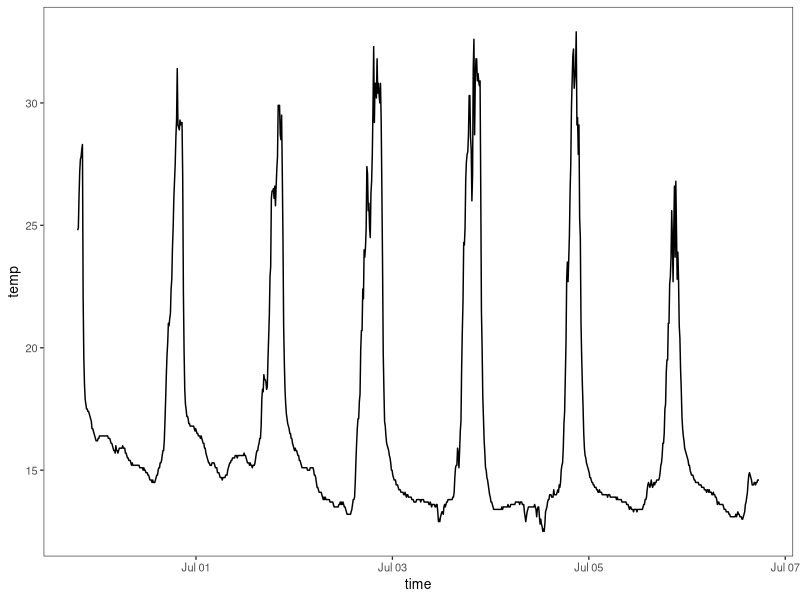
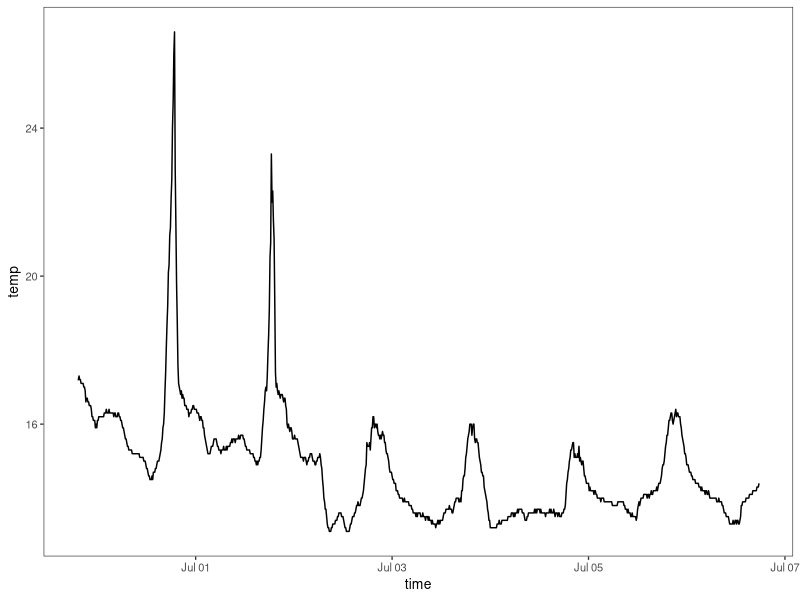
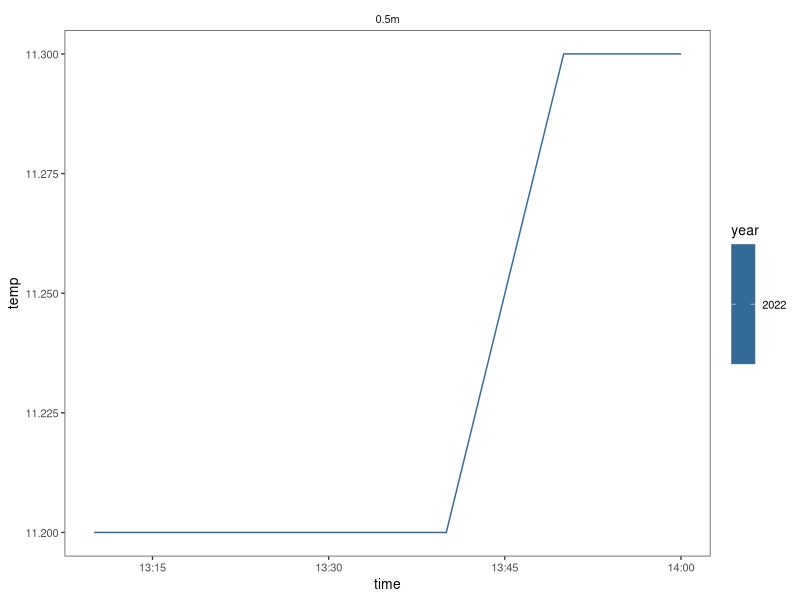
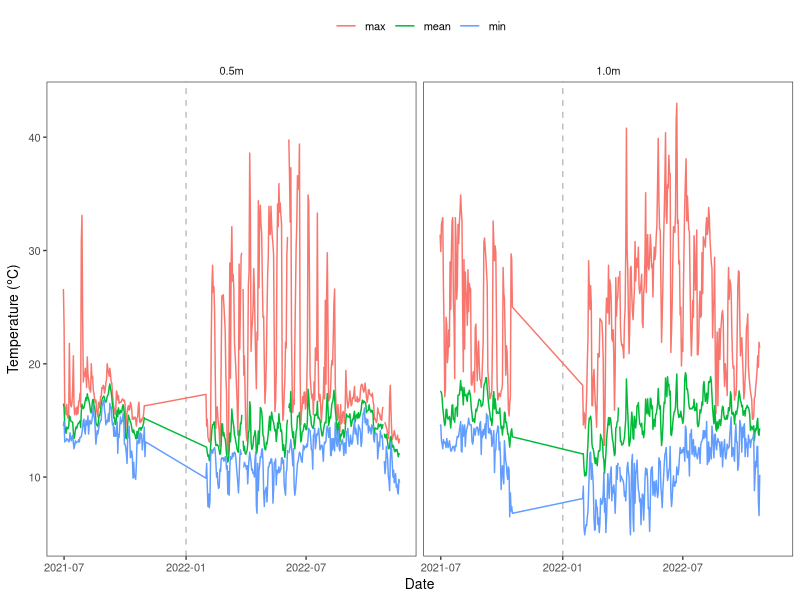
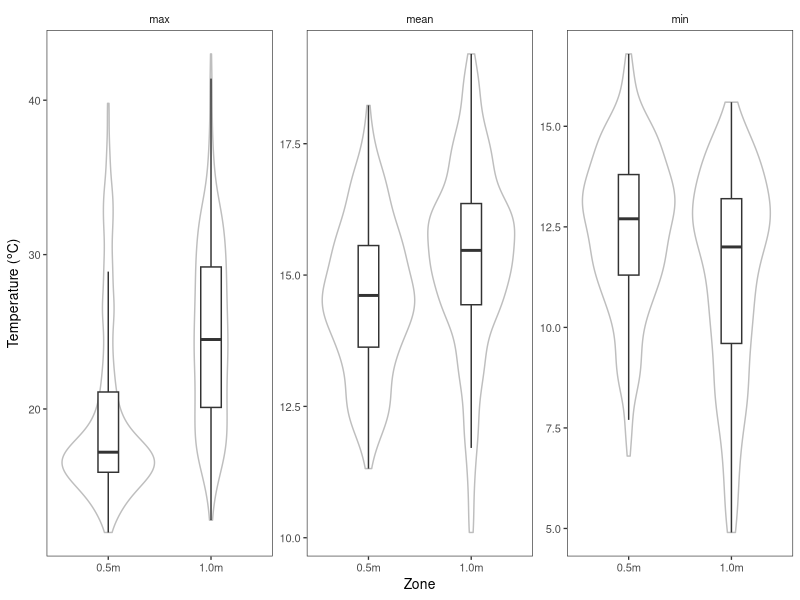
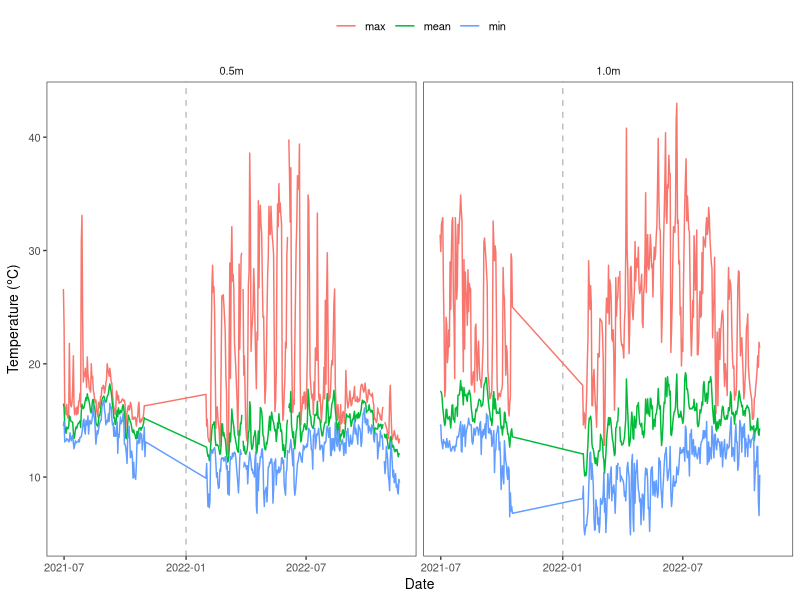
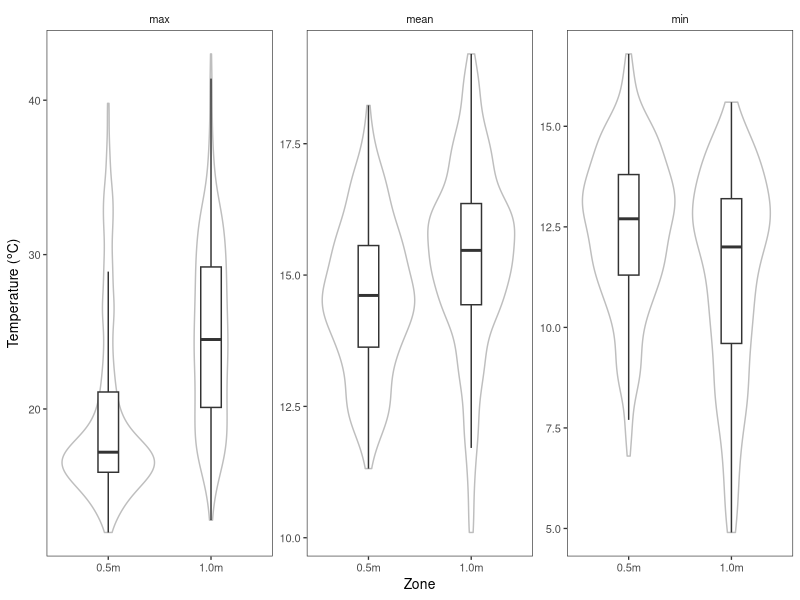

R code for these plots, in order:
################################################################################
##' @title Analyze Hewatt temperature data
##' @author Robin Elahi
##' @date 2022-12-14
##' @log 2024-11-15
################################################################################

#### PACKAGES, DATA ####
library(here)
library(tidyverse)
library(lubridate)

theme_set(theme_bw(base_size = 10) + 
            theme(panel.grid = element_blank(), 
                  strip.background = element_blank()))

# Hewatt 1.0m
d1 <- read_csv("data_output/envlogger_04924E000C5503.csv") %>% 
  mutate(zone = "1.0m")
d1 %>% 
  head(n = 1000) %>% 
  ggplot(aes(time, temp)) + 
  geom_line()

# Hewatt mid zone
d2 <- read_csv("data_output/envlogger_04EB240037540B.csv") %>% 
  mutate(zone = "0.5m")
d2 %>% 
  head(n = 1000) %>% 
  ggplot(aes(time, temp)) + 
  geom_line()

# Combine
d <- rbind(d1, d2)

# Lubridate
d <- d %>% 
  mutate(date = date(time), 
         year = year(time), 
         month = month(time), 
         week = week(time), 
         jday = yday(time))

# Plot raw data
d %>% 
  tail() %>% 
  ggplot(aes(time, temp, color = year)) + 
  facet_wrap(~ zone) +
  geom_line()

#### QUALITY CONTROL ####
# Need to remove days without a near-complete set of observations
# Loggers recorded every 10 minutes, only use days with 95% of n_max
n_max <- 24 * 60 / 10
n_threshold <- 0.95 * n_max
n_threshold

d %>% count(date)

d <- d %>% 
  group_by(date, zone) %>%
  mutate(n_obs = n()) %>% 
  ungroup()

unique(d$n_obs)

d <- d %>% 
  filter(n_obs > n_threshold)

#### SUMMARIZE DAILY TEMPERATURE ####

d_summary <- d %>%
  group_by(year, month, week, jday, date, zone) %>% 
  summarize(mean = mean(temp), 
            max = max(temp), 
            min = min(temp)) 

ds_long <- d_summary %>% 
  pivot_longer(cols = mean:min, names_to = "metric", values_to = "tempC")

ds_long %>% 
  ggplot(aes(date, tempC, color = metric)) + 
  facet_wrap(~ zone) + 
  geom_vline(xintercept = date("2022-01-01"), color = "gray", linetype = "dashed") + 
  geom_line() + 
  theme(legend.position = "top", 
        legend.title = element_blank()) +
  ylab(expression(paste("Temperature (", degree, "C)"))) + 
  xlab("Date") 

ggsave(here("figs", "hewatt_env_time_series.pdf"), 
       height = 4, width = 7)

ds_long %>% 
  ggplot(aes(zone, tempC)) + 
  facet_wrap(~ metric, scales = "free_y") + 
  geom_violin(color = "gray") + 
  geom_boxplot(width = 0.2, outlier.size = -1) + 
  ylab(expression(paste("Temperature (", degree, "C)"))) + 
  xlab("Zone")

ggsave(here("figs", "hewatt_env_boxplot.pdf"), 
       height = 4, width = 7)

#### SAVE DATA SUMMARY FOR CLASS ANALYSIS ####

# Save long file as is
ds_long
write.csv(ds_long, "data_output/hewatt_env_time_series_2022.csv")

# Save wide files by tidal height
d_high <- d_summary %>% filter(zone == "high")
d_mid <- d_summary %>% filter(zone == "mid")  

write.csv(d_high, "data_output/hewatt_env_time_series_wide_high_2022.csv")
write.csv(d_mid, "data_output/hewatt_env_time_series_wide_mid_2022.csv")
